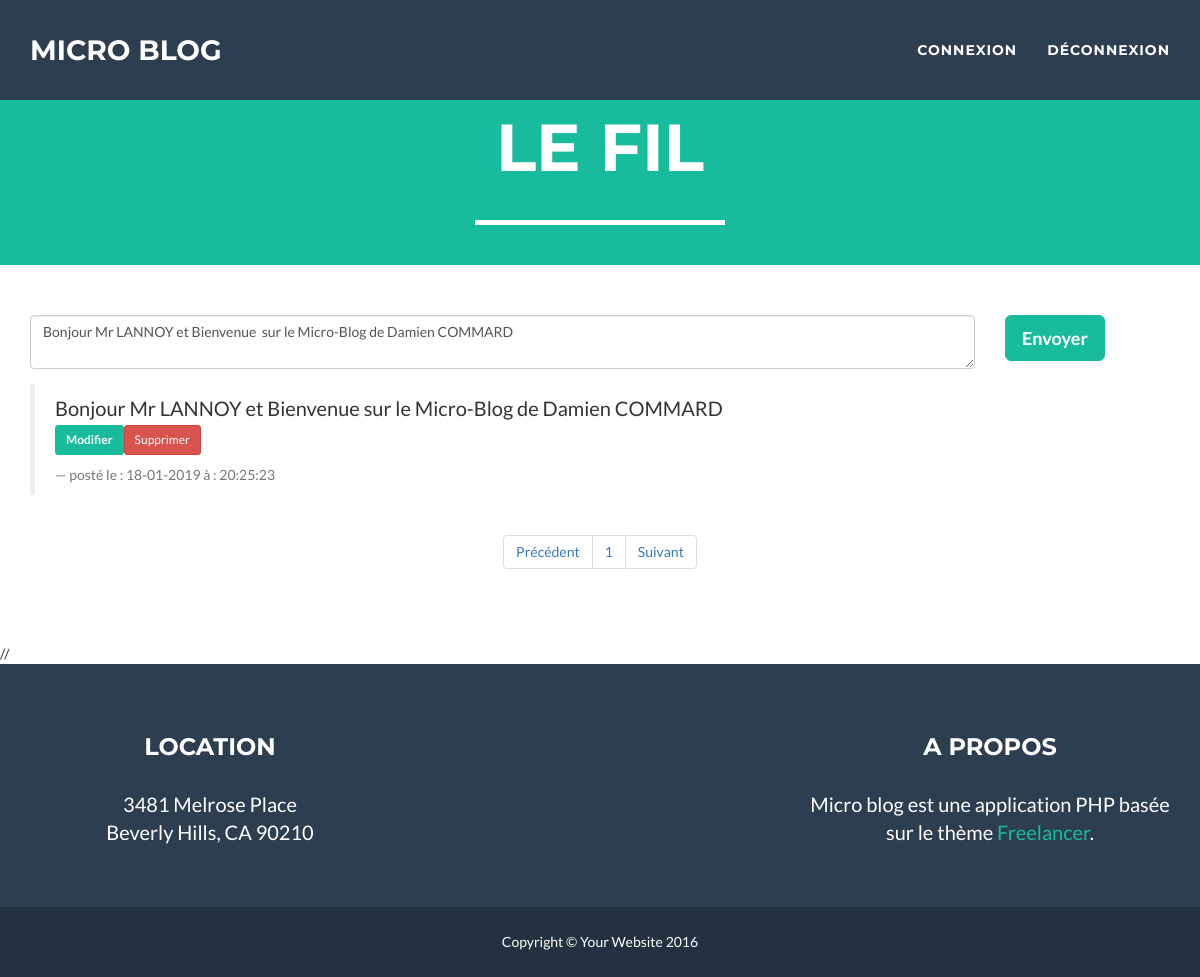
Page /MicroBlog/index.php?a=mod&id=85 on the committed database.
### tables this page shows
CREATE TABLE `messages` (
  `id` int(11) NOT NULL,
  `contenu` text,
  `date` int(25) DEFAULT NULL,
  `votes` int(5) NOT NULL DEFAULT '0',
  `adresse_ip` varchar(16) DEFAULT NULL
);

### MicroBlog/index.php (the view, shortened to what this page needs)
<?php include("Includes/haut.inc.php"); ?>
<?php
$messagesParPage = 5;
$messagesTotalRequete = $pdo->query('SELECT id FROM messages');
$messagesTotal = $messagesTotalRequete->rowCount();
$pagesTotales = ceil($messagesTotal/$messagesParPage);
if(isset($_GET['page']) AND !empty($_GET['page'])) {
    $_GET['page'] = intval($_GET['page']);
    $pageCourante = $_GET['page'];
} else {
    $pageCourante = 1;
}
$depart = ($pageCourante-1)*$messagesParPage;
?>
<section>
    <div class="container">
        <div class="row">
            <form action="message.php" method="POST">
                <div class="col-sm-10">
                    <div class="form-group">
                        <?php
            if(isset($_GET['id'])){
                $query = "SELECT * FROM messages where id=:id";
                $prep = $pdo->prepare($query);
                $prep->bindValue(':id',$_GET['id']);
                $prep->execute();
                $data=$prep->fetch();
                echo "<textarea id='message' name='message' class='form-control' placeholder='Message'>";
                echo $data['contenu']."</textarea>";
            }
            else
                echo "<textarea id='message' name='message' class='form-control' placeholder='Message'></textarea>";
                  ?>
                    </div>
                </div>
                <div class="col-sm-2">
                    <button type="submit" class="btn btn-success btn-lg">Envoyer</button>
                </div>
            </form>
        </div>
        <?php
            $query = "SELECT * FROM messages ORDER BY id DESC LIMIT $depart, $messagesParPage";
            $stmt = $pdo->query($query);
            while($data = $stmt->fetch()) {
            echo "<blockquote>";
            echo "<p>";
            echo $data['contenu'];
            echo '<br>';
            echo "<a href='index.php?a=mod&id=".$data['id']."'  class='btn btn-success btn-sm'>Modifier</a>";
            echo "<a href='message.php?a=sup&id=".$data['id']."'  class='btn btn-danger btn-sm'>Supprimer</a>";
            echo "</p>";
            echo "<footer>";
            echo "posté le : ";
            echo date("d-m-Y", $data['date']);
            echo " à : ";
            echo date("H:i:s", $data['date']);
            echo "</footer>";
        ?>
        </blockquote>
        <?php
            }
            ?>
    </div>
    <?php
    if (empty($_GET['page']) OR $_GET['page']==0){
        $pagePrecedente = 1;
        $pageSuivante = 2;
    }else{
        $pagePrecedente = $_GET['page']-1;
        $pageSuivante = $_GET['page']+1;
    }
    echo '<center><nav>';
    echo '<ul class="pagination justify-content-center">';
    echo '<li class="page-item"><a class="page-link" href="index.php?page='.$pagePrecedente.'">Précédent</a></li>';
    for($i=1;$i<=$pagesTotales;$i++)
    {
    echo '<li class="page-item"><a class="page-link" href="index.php?page='.$i.'">'.$i.'</a>' ;
    }
    echo '<li class="page-item"><a class="page-link" href="index.php?page='.$pageSuivante.'">Suivant</a></li>';
    echo '</ul>';
    echo '</nav>';
    ?>
</section>
//
<?php include("Includes/bas.inc.php"); ?>

### MicroBlog/css/freelancer.css (style rules this page uses)
body { font-family: 'Lato', 'Helvetica Neue', Helvetica, Arial, sans-serif; overflow-x: hidden; }
p { font-size: 20px; }
a, a:hover, a:focus, a:active, a.active { color: #18BC9C; outline: none; }
section { padding: 50px 0; }
footer { color: white; }
.btn-success { color: white; background-color: #18BC9C; border-color: #18BC9C; font-weight: 700; }

### rows in the picture
messages: message "Bonjour Mr LANNOY et Bienvenue sur le Micro-Blog de Damien COMMARD", contenu "Bonjour Mr LANNOY et Bienvenue sur le Micro-Blog de Damien COMMARD", date "18-01-2019", date "20:25:23"
